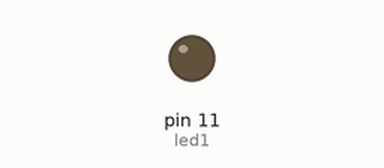
Recording of a sketch running on a simulated Arduino Uno, built with avr-gcc and run on an emulated ATmega328P. Shown: output pins drawn as LEDs (lit = HIGH).

Above: at 0.05 s.
At 1.85 s:
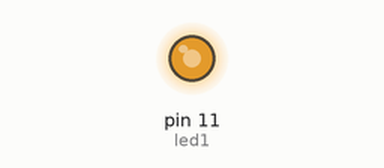
At 2.75 s:
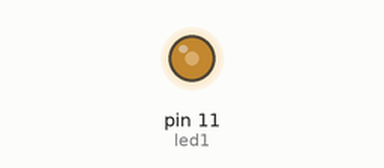
At 3.65 s:
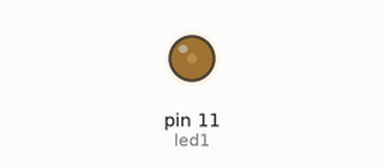
Timing chart, 0 to 5.5 s (numbered marks = the images above):
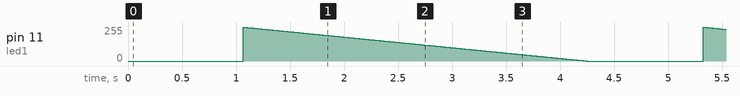

The sketch:

alg_a.ino
```cpp
//Declarando variaveis:
#define led1 11
int ciclo = 0, potencia_led = 0, saida = 0;

void setup(){
  Serial.begin(9600); //Iniciando a comunicação serial
  pinMode(led1, OUTPUT);

} //Fim SETUP

void loop(){

  for(int i = 0; i < 1000; i++, potencia_led += 3){

    saida = map(potencia_led, 0, 3000, 0, 255); //Mapeia a saida da porcentagem
    analogWrite(led1, saida);

    delay(1); // 1 ms para 1000 vezes, portanto 1 segundo
  } //Fim for contador para evitar usar millis


  for(int i = 0; i < 3000; i++, potencia_led -= 1){

    saida = map(potencia_led, 0, 3000, 0, 255); //Mapeia a saida da porcentagem
    analogWrite(led1, saida);

    delay(1); // 1 ms para 3000 vezes, portanto 3 segundo
  } //Fim for contador para evitar usar millis

} //Fim VOID

/* Relembrando que esse tempo será apoximado, afinal as funções dentro do for devem ser "instantaneas"
para que seja exato, ou seja, adicionar comandos que sejam processualmente pesados, "desconfigura" o tempo alinhado */
```

Measured:
- by itself, pin 11 (led1): ramps from 254/255 to 0/255 and jumps back, once every 4.3 s
